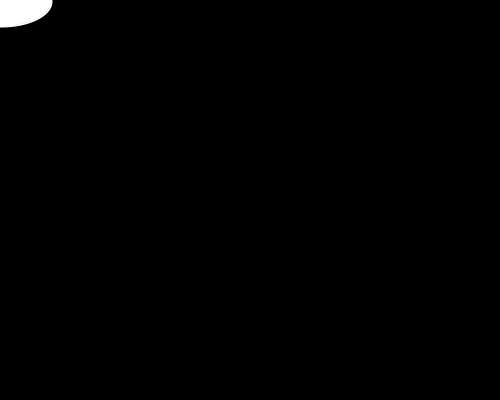
Frame 1 (no input)
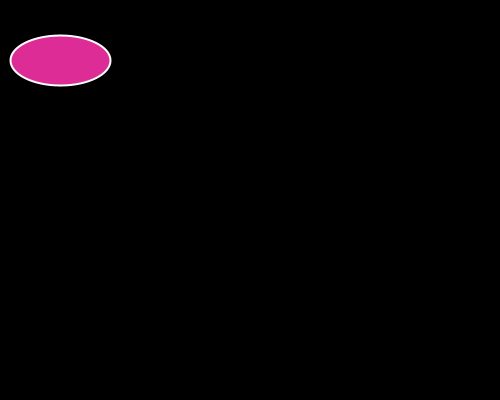
Frame 60 (the mouse pressed at the canvas centre just before this capture)
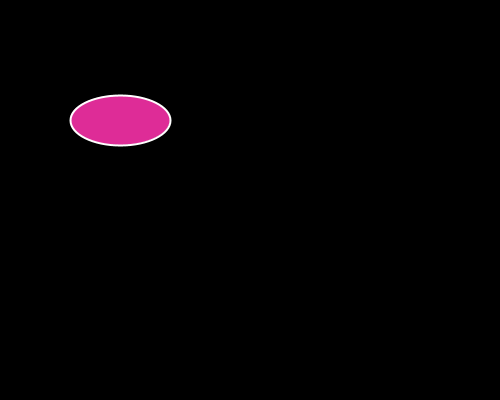
Frame 120 (the mouse held since frame 60 and released just before this capture)

The Processing sketch that drew these frames (run headless with seeded random() and noise(); from frame 60 on, the mouse is pressed at the canvas centre):

// Processing sketch: DVDlogo
// ── DVDlogo.pde
boolean x = true;
boolean y = true;
int Dix = 1;
int Diy = 1;

float a = 255;
float b = 255;
float c = 255;

void setup(){
size(500,400);
background(255,255,255);
}

void draw(){
  background(0,0,0);
  fill(a,b,c);
  stroke(255,255,255);
  strokeWeight(2);
  ellipse(Dix,Diy,100,50);
  
  //distance for x
  if(Dix < 450 && x == true){
    Dix++;
  }else{
    Dix--;
  }
  if(Dix >= 450){
    x = false;
      a = random(0,255);
      b = random(0,255);
      c = random(0,255);
  }
  if(Dix <= 50){
    x = true;
      a = random(0,255);
      b = random(0,255);
      c = random(0,255);
  }
  
  //distance for y
  if(Diy < 375 && y == true){
    Diy++;
  }else{
    Diy--;
  }
  if(Diy >= 375){
    y = false;
      a = random(0,255);
      b = random(0,255);
      c = random(0,255);
  }
  if(Diy <= 25){
    y = true;
      a = random(0,255);
      b = random(0,255);
      c = random(0,255);
  }
}
